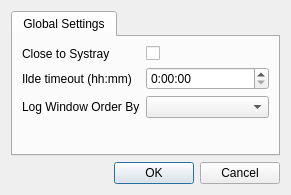
<?xml version="1.0" encoding="UTF-8"?>
<ui version="4.0">
 <class>DialogSettings</class>
 <widget class="QDialog" name="DialogSettings">
  <property name="geometry">
   <rect>
    <x>0</x>
    <y>0</y>
    <width>291</width>
    <height>195</height>
   </rect>
  </property>
  <property name="windowTitle">
   <string>Dialog</string>
  </property>
  <layout class="QVBoxLayout" name="verticalLayout">
   <item>
    <layout class="QHBoxLayout" name="horizontalLayout">
     <item>
      <widget class="QTabWidget" name="tab_2">
       <property name="currentIndex">
        <number>0</number>
       </property>
       <widget class="QWidget" name="tab">
        <attribute name="title">
         <string>Global Settings</string>
        </attribute>
        <layout class="QFormLayout" name="formLayout">
         <property name="fieldGrowthPolicy">
          <enum>QFormLayout::AllNonFixedFieldsGrow</enum>
         </property>
         <item row="0" column="0">
          <widget class="QLabel" name="label">
           <property name="text">
            <string>Close to Systray</string>
           </property>
          </widget>
         </item>
         <item row="0" column="1">
          <widget class="QCheckBox" name="cbCloseToSysTray">
           <property name="text">
            <string/>
           </property>
          </widget>
         </item>
         <item row="1" column="0">
          <widget class="QLabel" name="label_2">
           <property name="text">
            <string>Ilde timeout (hh:mm)</string>
           </property>
          </widget>
         </item>
         <item row="2" column="0">
          <widget class="QLabel" name="label_3">
           <property name="text">
            <string>Log Window Order By</string>
           </property>
          </widget>
         </item>
         <item row="2" column="1">
          <widget class="QComboBox" name="logOrderBy"/>
         </item>
         <item row="1" column="1">
          <widget class="QTimeEdit" name="idleTimeOut">
           <property name="displayFormat">
            <string>h:mm:ss</string>
           </property>
          </widget>
         </item>
        </layout>
       </widget>
      </widget>
     </item>
    </layout>
   </item>
   <item>
    <widget class="QDialogButtonBox" name="buttonBox">
     <property name="orientation">
      <enum>Qt::Horizontal</enum>
     </property>
     <property name="standardButtons">
      <set>QDialogButtonBox::Cancel|QDialogButtonBox::Ok</set>
     </property>
    </widget>
   </item>
  </layout>
 </widget>
 <resources/>
 <connections>
  <connection>
   <sender>buttonBox</sender>
   <signal>accepted()</signal>
   <receiver>DialogSettings</receiver>
   <slot>accept()</slot>
   <hints>
    <hint type="sourcelabel">
     <x>248</x>
     <y>254</y>
    </hint>
    <hint type="destinationlabel">
     <x>157</x>
     <y>274</y>
    </hint>
   </hints>
  </connection>
  <connection>
   <sender>buttonBox</sender>
   <signal>rejected()</signal>
   <receiver>DialogSettings</receiver>
   <slot>reject()</slot>
   <hints>
    <hint type="sourcelabel">
     <x>316</x>
     <y>260</y>
    </hint>
    <hint type="destinationlabel">
     <x>286</x>
     <y>274</y>
    </hint>
   </hints>
  </connection>
 </connections>
</ui>
